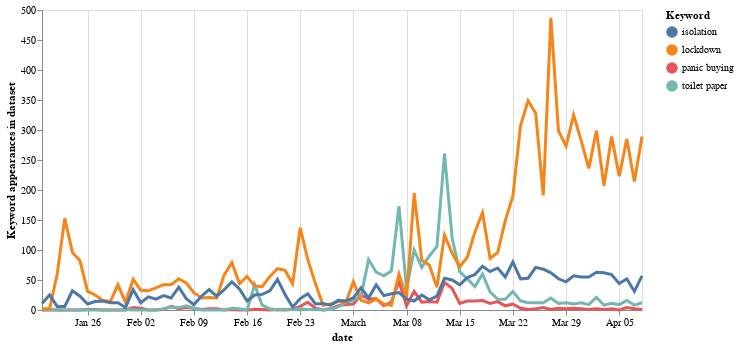

The code cell stored with this chart in its notebook:
### Code cell
highlight = alt.selection(type='single', on='mouseover',
                          fields=['Keyword'], nearest=True)

base = alt.Chart(First_Group).encode(
    x='date:T',
    y=alt.Y('Keyword appearances:Q',title = 'Keyword appearances in dataset',axis=alt.Axis(grid=False)),
    color='Keyword:N',
    tooltip=['Keyword', 'Keyword appearances']
)

points = base.mark_circle().encode(
    opacity=alt.value(0),
).add_selection(
    highlight
).properties(
    width=600
)

lines = base.mark_line().encode(
    size=alt.condition(~highlight, alt.value(1), alt.value(3))
)

points + lines

### Figure 1 — Vega-Lite specification as saved in the notebook (floating-point values rounded to 4 significant figures; data arrays with more than 128 entries replaced by an {"elided": "..."} marker saying what was removed)
{"config": {"view": {"continuousWidth": 400, "continuousHeight": 300}}, "layer": [{"mark": "circle", "encoding": {"color": {"type": "nominal", "field": "Keyword"}, "opacity": {"value": 0}, "tooltip": [{"type": "nominal", "field": "Keyword"}, {"type": "quantitative", "field": "Keyword appearances"}], "x": {"type": "temporal", "field": "date"}, "y": {"type": "quantitative", "axis": {"grid": false}, "field": "Keyword appearances", "title": "Keyword appearances in dataset"}}, "selection": {"selector017": {"type": "single", "on": "mouseover", "fields": ["Keyword"], "nearest": true}}, "width": 600}, {"mark": "line", "encoding": {"color": {"type": "nominal", "field": "Keyword"}, "size": {"condition": {"value": 1, "selection": {"not": "selector017"}}, "value": 3}, "tooltip": [{"type": "nominal", "field": "Keyword"}, {"type": "quantitative", "field": "Keyword appearances"}], "x": {"type": "temporal", "field": "date"}, "y": {"type": "quantitative", "axis": {"grid": false}, "field": "Keyword appearances", "title": "Keyword appearances in dataset"}}}], "data": {"name": "data-a69065cbca4d6bc9cc0b7650dc862b5d"}, "$schema": "https://vega.github.io/schema/vega-lite/v4.8.1.json", "datasets": {"data-a69065cbca4d6bc9cc0b7650dc862b5d": {"elided": "320 records"}}}
